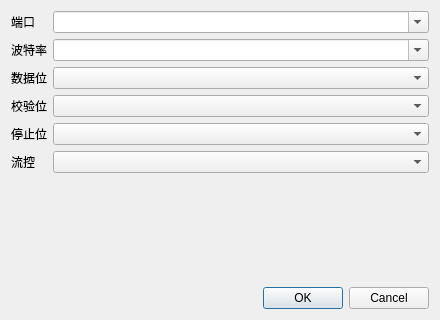
<?xml version="1.0" encoding="UTF-8"?>
<ui version="4.0">
 <class>SerialConfigDialog</class>
 <widget class="QDialog" name="SerialConfigDialog">
  <property name="geometry">
   <rect>
    <x>0</x>
    <y>0</y>
    <width>440</width>
    <height>320</height>
   </rect>
  </property>
  <property name="minimumSize">
   <size>
    <width>420</width>
    <height>0</height>
   </size>
  </property>
  <property name="windowTitle">
   <string>串口设置</string>
  </property>
  <layout class="QVBoxLayout" name="verticalLayout">
   <item>
    <layout class="QFormLayout" name="formLayout">
     <item row="0" column="0">
      <widget class="QLabel" name="labelPort">
       <property name="text">
        <string>端口</string>
       </property>
      </widget>
     </item>
     <item row="0" column="1">
      <widget class="QComboBox" name="comboPort">
       <property name="editable">
        <bool>true</bool>
       </property>
      </widget>
     </item>
     <item row="1" column="0">
      <widget class="QLabel" name="labelBaud">
       <property name="text">
        <string>波特率</string>
       </property>
      </widget>
     </item>
     <item row="1" column="1">
      <widget class="QComboBox" name="comboBaud">
       <property name="editable">
        <bool>true</bool>
       </property>
      </widget>
     </item>
     <item row="2" column="0">
      <widget class="QLabel" name="labelDataBits">
       <property name="text">
        <string>数据位</string>
       </property>
      </widget>
     </item>
     <item row="2" column="1">
      <widget class="QComboBox" name="comboDataBits"/>
     </item>
     <item row="3" column="0">
      <widget class="QLabel" name="labelParity">
       <property name="text">
        <string>校验位</string>
       </property>
      </widget>
     </item>
     <item row="3" column="1">
      <widget class="QComboBox" name="comboParity"/>
     </item>
     <item row="4" column="0">
      <widget class="QLabel" name="labelStopBits">
       <property name="text">
        <string>停止位</string>
       </property>
      </widget>
     </item>
     <item row="4" column="1">
      <widget class="QComboBox" name="comboStopBits"/>
     </item>
     <item row="5" column="0">
      <widget class="QLabel" name="labelFlow">
       <property name="text">
        <string>流控</string>
       </property>
      </widget>
     </item>
     <item row="5" column="1">
      <widget class="QComboBox" name="comboFlow"/>
     </item>
    </layout>
   </item>
   <item>
    <widget class="QDialogButtonBox" name="buttonBox">
     <property name="orientation">
      <enum>Qt::Orientation::Horizontal</enum>
     </property>
     <property name="standardButtons">
      <set>QDialogButtonBox::StandardButton::Cancel|QDialogButtonBox::StandardButton::Ok</set>
     </property>
    </widget>
   </item>
  </layout>
 </widget>
 <resources/>
 <connections>
  <connection>
   <sender>buttonBox</sender>
   <signal>accepted()</signal>
   <receiver>SerialConfigDialog</receiver>
   <slot>accept()</slot>
  </connection>
  <connection>
   <sender>buttonBox</sender>
   <signal>rejected()</signal>
   <receiver>SerialConfigDialog</receiver>
   <slot>reject()</slot>
  </connection>
 </connections>
</ui>
